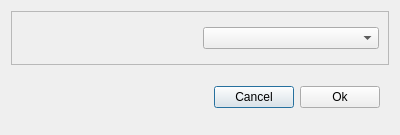
<?xml version="1.0" encoding="UTF-8"?>
<ui version="4.0">
 <class>Dialog</class>
 <widget class="QDialog" name="Dialog">
  <property name="geometry">
   <rect>
    <x>0</x>
    <y>0</y>
    <width>400</width>
    <height>135</height>
   </rect>
  </property>
  <property name="windowTitle">
   <string>Dialog</string>
  </property>
  <layout class="QVBoxLayout" name="verticalLayout">
   <item>
    <widget class="QFrame" name="new_dialog_frame_2">
     <property name="frameShape">
      <enum>QFrame::StyledPanel</enum>
     </property>
     <property name="frameShadow">
      <enum>QFrame::Raised</enum>
     </property>
     <layout class="QHBoxLayout" name="horizontalLayout_3">
      <item>
       <widget class="QLabel" name="combo_dialog_label">
        <property name="text">
         <string/>
        </property>
       </widget>
      </item>
      <item>
       <widget class="QComboBox" name="combo_dialog_combo_box"/>
      </item>
     </layout>
    </widget>
   </item>
   <item>
    <widget class="QFrame" name="frame">
     <property name="frameShape">
      <enum>QFrame::NoFrame</enum>
     </property>
     <property name="frameShadow">
      <enum>QFrame::Raised</enum>
     </property>
     <layout class="QHBoxLayout" name="horizontalLayout_2">
      <item>
       <spacer name="horizontalSpacer">
        <property name="orientation">
         <enum>Qt::Horizontal</enum>
        </property>
        <property name="sizeHint" stdset="0">
         <size>
          <width>177</width>
          <height>20</height>
         </size>
        </property>
       </spacer>
      </item>
      <item>
       <widget class="QPushButton" name="combo_dialog_cancel">
        <property name="text">
         <string>Cancel</string>
        </property>
       </widget>
      </item>
      <item>
       <widget class="QPushButton" name="combo_dialog_ok">
        <property name="text">
         <string>Ok</string>
        </property>
       </widget>
      </item>
     </layout>
    </widget>
   </item>
  </layout>
 </widget>
 <resources/>
 <connections/>
</ui>
